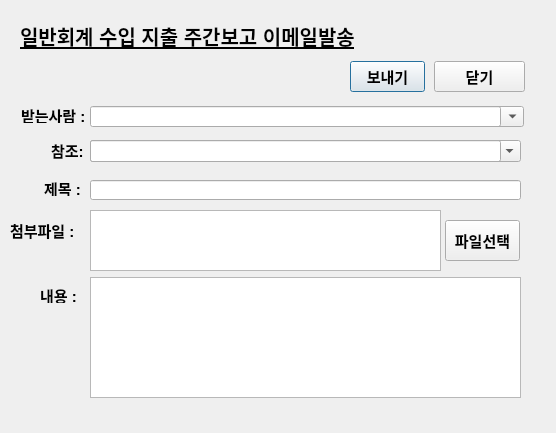
<?xml version="1.0" encoding="UTF-8"?>
<ui version="4.0">
 <class>Dialog</class>
 <widget class="QDialog" name="Dialog">
  <property name="geometry">
   <rect>
    <x>0</x>
    <y>0</y>
    <width>556</width>
    <height>433</height>
   </rect>
  </property>
  <property name="font">
   <font>
    <pointsize>11</pointsize>
   </font>
  </property>
  <property name="windowTitle">
   <string>Dialog</string>
  </property>
  <widget class="QLabel" name="label">
   <property name="geometry">
    <rect>
     <x>20</x>
     <y>20</y>
     <width>401</width>
     <height>31</height>
    </rect>
   </property>
   <property name="font">
    <font>
     <pointsize>15</pointsize>
     <bold>true</bold>
     <underline>true</underline>
    </font>
   </property>
   <property name="text">
    <string>일반회계 수입 지출 주간보고 이메일발송</string>
   </property>
  </widget>
  <widget class="QLabel" name="label_2">
   <property name="geometry">
    <rect>
     <x>21</x>
     <y>107</y>
     <width>71</width>
     <height>16</height>
    </rect>
   </property>
   <property name="font">
    <font>
     <pointsize>11</pointsize>
     <bold>true</bold>
    </font>
   </property>
   <property name="text">
    <string>받는사람 :</string>
   </property>
  </widget>
  <widget class="QLabel" name="label_3">
   <property name="geometry">
    <rect>
     <x>51</x>
     <y>140</y>
     <width>41</width>
     <height>20</height>
    </rect>
   </property>
   <property name="font">
    <font>
     <pointsize>11</pointsize>
     <bold>true</bold>
    </font>
   </property>
   <property name="text">
    <string>참조:</string>
   </property>
  </widget>
  <widget class="QPushButton" name="send_email_Button">
   <property name="geometry">
    <rect>
     <x>350</x>
     <y>61</y>
     <width>75</width>
     <height>31</height>
    </rect>
   </property>
   <property name="font">
    <font>
     <pointsize>11</pointsize>
     <bold>true</bold>
    </font>
   </property>
   <property name="text">
    <string>보내기</string>
   </property>
  </widget>
  <widget class="QPushButton" name="email_close_Button">
   <property name="geometry">
    <rect>
     <x>434</x>
     <y>61</y>
     <width>91</width>
     <height>31</height>
    </rect>
   </property>
   <property name="font">
    <font>
     <pointsize>11</pointsize>
     <bold>true</bold>
    </font>
   </property>
   <property name="text">
    <string>닫기</string>
   </property>
  </widget>
  <widget class="QLabel" name="label_5">
   <property name="geometry">
    <rect>
     <x>44</x>
     <y>180</y>
     <width>41</width>
     <height>16</height>
    </rect>
   </property>
   <property name="font">
    <font>
     <pointsize>11</pointsize>
     <bold>true</bold>
    </font>
   </property>
   <property name="text">
    <string>제목 :</string>
   </property>
  </widget>
  <widget class="QLineEdit" name="subject_widget">
   <property name="geometry">
    <rect>
     <x>90</x>
     <y>180</y>
     <width>431</width>
     <height>20</height>
    </rect>
   </property>
   <property name="font">
    <font>
     <pointsize>11</pointsize>
    </font>
   </property>
  </widget>
  <widget class="QTextEdit" name="body_contents_widget">
   <property name="geometry">
    <rect>
     <x>90</x>
     <y>277</y>
     <width>431</width>
     <height>121</height>
    </rect>
   </property>
   <property name="font">
    <font>
     <pointsize>11</pointsize>
    </font>
   </property>
  </widget>
  <widget class="QLabel" name="label_6">
   <property name="geometry">
    <rect>
     <x>40</x>
     <y>287</y>
     <width>41</width>
     <height>16</height>
    </rect>
   </property>
   <property name="font">
    <font>
     <pointsize>11</pointsize>
     <bold>true</bold>
    </font>
   </property>
   <property name="text">
    <string>내용 :</string>
   </property>
  </widget>
  <widget class="QLabel" name="label_7">
   <property name="geometry">
    <rect>
     <x>10</x>
     <y>220</y>
     <width>81</width>
     <height>20</height>
    </rect>
   </property>
   <property name="font">
    <font>
     <pointsize>11</pointsize>
     <bold>true</bold>
    </font>
   </property>
   <property name="text">
    <string>첨부파일 :</string>
   </property>
  </widget>
  <widget class="QComboBox" name="receiver_name_combo">
   <property name="geometry">
    <rect>
     <x>93</x>
     <y>106</y>
     <width>431</width>
     <height>21</height>
    </rect>
   </property>
  </widget>
  <widget class="QComboBox" name="co_receiver_name_combo">
   <property name="geometry">
    <rect>
     <x>90</x>
     <y>140</y>
     <width>431</width>
     <height>22</height>
    </rect>
   </property>
  </widget>
  <widget class="QLineEdit" name="email_line_edit_To">
   <property name="geometry">
    <rect>
     <x>90</x>
     <y>106</y>
     <width>411</width>
     <height>21</height>
    </rect>
   </property>
  </widget>
  <widget class="QLineEdit" name="email_line_edit_Cc">
   <property name="geometry">
    <rect>
     <x>90</x>
     <y>140</y>
     <width>411</width>
     <height>22</height>
    </rect>
   </property>
  </widget>
  <widget class="QPushButton" name="file_select_Button">
   <property name="geometry">
    <rect>
     <x>445</x>
     <y>220</y>
     <width>75</width>
     <height>41</height>
    </rect>
   </property>
   <property name="font">
    <font>
     <pointsize>11</pointsize>
     <bold>true</bold>
    </font>
   </property>
   <property name="text">
    <string>파일선택</string>
   </property>
  </widget>
  <widget class="QListWidget" name="attached_file_listWidget">
   <property name="geometry">
    <rect>
     <x>90</x>
     <y>210</y>
     <width>351</width>
     <height>61</height>
    </rect>
   </property>
  </widget>
 </widget>
 <tabstops>
  <tabstop>send_email_Button</tabstop>
  <tabstop>email_close_Button</tabstop>
 </tabstops>
 <resources/>
 <connections>
  <connection>
   <sender>email_close_Button</sender>
   <signal>clicked()</signal>
   <receiver>Dialog</receiver>
   <slot>email_send_close()</slot>
   <hints>
    <hint type="sourcelabel">
     <x>473</x>
     <y>80</y>
    </hint>
    <hint type="destinationlabel">
     <x>510</x>
     <y>47</y>
    </hint>
   </hints>
  </connection>
  <connection>
   <sender>send_email_Button</sender>
   <signal>clicked()</signal>
   <receiver>Dialog</receiver>
   <slot>email_data_collect()</slot>
   <hints>
    <hint type="sourcelabel">
     <x>378</x>
     <y>77</y>
    </hint>
    <hint type="destinationlabel">
     <x>267</x>
     <y>72</y>
    </hint>
   </hints>
  </connection>
  <connection>
   <sender>file_select_Button</sender>
   <signal>clicked()</signal>
   <receiver>Dialog</receiver>
   <slot>open_file_dialog()</slot>
   <hints>
    <hint type="sourcelabel">
     <x>498</x>
     <y>239</y>
    </hint>
    <hint type="destinationlabel">
     <x>527</x>
     <y>239</y>
    </hint>
   </hints>
  </connection>
 </connections>
 <slots>
  <slot>email_send_close()</slot>
  <slot>email_data_collect()</slot>
  <slot>open_file_dialog()</slot>
 </slots>
</ui>
